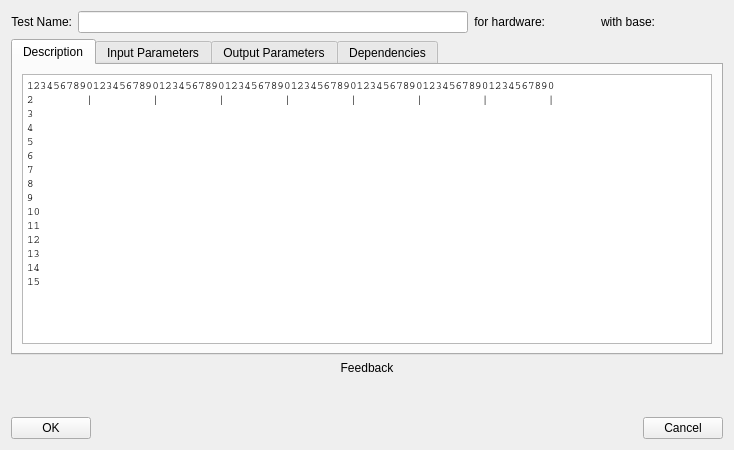
<?xml version="1.0" encoding="UTF-8"?>
<ui version="4.0">
 <class>NewTestWizard</class>
 <widget class="QDialog" name="NewTestWizard">
  <property name="geometry">
   <rect>
    <x>0</x>
    <y>0</y>
    <width>734</width>
    <height>450</height>
   </rect>
  </property>
  <property name="sizePolicy">
   <sizepolicy hsizetype="Minimum" vsizetype="Minimum">
    <horstretch>0</horstretch>
    <verstretch>0</verstretch>
   </sizepolicy>
  </property>
  <property name="minimumSize">
   <size>
    <width>734</width>
    <height>400</height>
   </size>
  </property>
  <property name="maximumSize">
   <size>
    <width>16777215</width>
    <height>16777215</height>
   </size>
  </property>
  <property name="windowTitle">
   <string>Dialog</string>
  </property>
  <layout class="QGridLayout" name="gridLayout_4">
   <item row="0" column="0">
    <layout class="QVBoxLayout" name="verticalLayout_2">
     <item>
      <layout class="QHBoxLayout" name="horizontalLayout">
       <item>
        <widget class="QLabel" name="label_3">
         <property name="text">
          <string>Test Name:</string>
         </property>
         <property name="alignment">
          <set>Qt::AlignRight|Qt::AlignTrailing|Qt::AlignVCenter</set>
         </property>
        </widget>
       </item>
       <item>
        <widget class="QLineEdit" name="TestName"/>
       </item>
       <item>
        <widget class="QLabel" name="label_6">
         <property name="text">
          <string>for hardware:</string>
         </property>
         <property name="alignment">
          <set>Qt::AlignRight|Qt::AlignTrailing|Qt::AlignVCenter</set>
         </property>
        </widget>
       </item>
       <item>
        <widget class="QLabel" name="ForHardwareSetup">
         <property name="minimumSize">
          <size>
           <width>44</width>
           <height>0</height>
          </size>
         </property>
         <property name="text">
          <string/>
         </property>
        </widget>
       </item>
       <item>
        <widget class="QLabel" name="label_7">
         <property name="text">
          <string>with base:</string>
         </property>
         <property name="alignment">
          <set>Qt::AlignRight|Qt::AlignTrailing|Qt::AlignVCenter</set>
         </property>
        </widget>
       </item>
       <item>
        <widget class="QLabel" name="WithBase">
         <property name="minimumSize">
          <size>
           <width>62</width>
           <height>0</height>
          </size>
         </property>
         <property name="text">
          <string/>
         </property>
        </widget>
       </item>
      </layout>
     </item>
     <item>
      <widget class="QTabWidget" name="testTabs">
       <property name="enabled">
        <bool>true</bool>
       </property>
       <property name="currentIndex">
        <number>0</number>
       </property>
       <widget class="QWidget" name="descriptionTab">
        <attribute name="title">
         <string>Description</string>
        </attribute>
        <layout class="QGridLayout" name="gridLayout">
         <item row="0" column="0">
          <widget class="QTextEdit" name="description">
           <property name="font">
            <font>
             <family>Courier</family>
            </font>
           </property>
           <property name="html">
            <string>&lt;!DOCTYPE HTML PUBLIC &quot;-//W3C//DTD HTML 4.0//EN&quot; &quot;http://www.w3.org/TR/REC-html40/strict.dtd&quot;&gt;
&lt;html&gt;&lt;head&gt;&lt;meta name=&quot;qrichtext&quot; content=&quot;1&quot; /&gt;&lt;style type=&quot;text/css&quot;&gt;
p, li { white-space: pre-wrap; }
&lt;/style&gt;&lt;/head&gt;&lt;body style=&quot; font-family:'Courier'; font-size:8.25pt; font-weight:400; font-style:normal;&quot;&gt;
&lt;p style=&quot; margin-top:0px; margin-bottom:0px; margin-left:0px; margin-right:0px; -qt-block-indent:0; text-indent:0px;&quot;&gt;12345678901234567890123456789012345678901234567890123456789012345678901234567890&lt;/p&gt;
&lt;p style=&quot; margin-top:0px; margin-bottom:0px; margin-left:0px; margin-right:0px; -qt-block-indent:0; text-indent:0px;&quot;&gt;2        |         |         |         |         |         |         |         |&lt;/p&gt;
&lt;p style=&quot; margin-top:0px; margin-bottom:0px; margin-left:0px; margin-right:0px; -qt-block-indent:0; text-indent:0px;&quot;&gt;3&lt;/p&gt;
&lt;p style=&quot; margin-top:0px; margin-bottom:0px; margin-left:0px; margin-right:0px; -qt-block-indent:0; text-indent:0px;&quot;&gt;4&lt;/p&gt;
&lt;p style=&quot; margin-top:0px; margin-bottom:0px; margin-left:0px; margin-right:0px; -qt-block-indent:0; text-indent:0px;&quot;&gt;5&lt;/p&gt;
&lt;p style=&quot; margin-top:0px; margin-bottom:0px; margin-left:0px; margin-right:0px; -qt-block-indent:0; text-indent:0px;&quot;&gt;6&lt;/p&gt;
&lt;p style=&quot; margin-top:0px; margin-bottom:0px; margin-left:0px; margin-right:0px; -qt-block-indent:0; text-indent:0px;&quot;&gt;7&lt;/p&gt;
&lt;p style=&quot; margin-top:0px; margin-bottom:0px; margin-left:0px; margin-right:0px; -qt-block-indent:0; text-indent:0px;&quot;&gt;8&lt;/p&gt;
&lt;p style=&quot; margin-top:0px; margin-bottom:0px; margin-left:0px; margin-right:0px; -qt-block-indent:0; text-indent:0px;&quot;&gt;9&lt;/p&gt;
&lt;p style=&quot; margin-top:0px; margin-bottom:0px; margin-left:0px; margin-right:0px; -qt-block-indent:0; text-indent:0px;&quot;&gt;10&lt;/p&gt;
&lt;p style=&quot; margin-top:0px; margin-bottom:0px; margin-left:0px; margin-right:0px; -qt-block-indent:0; text-indent:0px;&quot;&gt;11&lt;/p&gt;
&lt;p style=&quot; margin-top:0px; margin-bottom:0px; margin-left:0px; margin-right:0px; -qt-block-indent:0; text-indent:0px;&quot;&gt;12&lt;/p&gt;
&lt;p style=&quot; margin-top:0px; margin-bottom:0px; margin-left:0px; margin-right:0px; -qt-block-indent:0; text-indent:0px;&quot;&gt;13&lt;/p&gt;
&lt;p style=&quot; margin-top:0px; margin-bottom:0px; margin-left:0px; margin-right:0px; -qt-block-indent:0; text-indent:0px;&quot;&gt;14&lt;/p&gt;
&lt;p style=&quot; margin-top:0px; margin-bottom:0px; margin-left:0px; margin-right:0px; -qt-block-indent:0; text-indent:0px;&quot;&gt;15&lt;/p&gt;&lt;/body&gt;&lt;/html&gt;</string>
           </property>
          </widget>
         </item>
        </layout>
       </widget>
       <widget class="QWidget" name="inputParametersTab">
        <attribute name="title">
         <string>Input Parameters</string>
        </attribute>
        <layout class="QGridLayout" name="gridLayout_2">
         <item row="0" column="0">
          <layout class="QHBoxLayout" name="horizontalLayout_4">
           <item>
            <widget class="QTableView" name="inputParameterView"/>
           </item>
           <item>
            <layout class="QVBoxLayout" name="verticalLayout_3">
             <item>
              <widget class="QToolButton" name="inputParameterMoveUp">
               <property name="sizePolicy">
                <sizepolicy hsizetype="Fixed" vsizetype="Fixed">
                 <horstretch>0</horstretch>
                 <verstretch>0</verstretch>
                </sizepolicy>
               </property>
               <property name="minimumSize">
                <size>
                 <width>28</width>
                 <height>28</height>
                </size>
               </property>
               <property name="maximumSize">
                <size>
                 <width>28</width>
                 <height>28</height>
                </size>
               </property>
               <property name="text">
                <string>...</string>
               </property>
               <property name="iconSize">
                <size>
                 <width>26</width>
                 <height>26</height>
                </size>
               </property>
              </widget>
             </item>
             <item>
              <spacer name="verticalSpacer_4">
               <property name="orientation">
                <enum>Qt::Vertical</enum>
               </property>
               <property name="sizeHint" stdset="0">
                <size>
                 <width>25</width>
                 <height>13</height>
                </size>
               </property>
              </spacer>
             </item>
             <item>
              <widget class="QToolButton" name="inputParameterAdd">
               <property name="minimumSize">
                <size>
                 <width>28</width>
                 <height>28</height>
                </size>
               </property>
               <property name="maximumSize">
                <size>
                 <width>28</width>
                 <height>28</height>
                </size>
               </property>
               <property name="text">
                <string>...</string>
               </property>
               <property name="iconSize">
                <size>
                 <width>26</width>
                 <height>26</height>
                </size>
               </property>
              </widget>
             </item>
             <item>
              <spacer name="verticalSpacer_5">
               <property name="orientation">
                <enum>Qt::Vertical</enum>
               </property>
               <property name="sizeHint" stdset="0">
                <size>
                 <width>25</width>
                 <height>13</height>
                </size>
               </property>
              </spacer>
             </item>
             <item>
              <widget class="QToolButton" name="inputParameterUnselect">
               <property name="sizePolicy">
                <sizepolicy hsizetype="Fixed" vsizetype="Fixed">
                 <horstretch>0</horstretch>
                 <verstretch>0</verstretch>
                </sizepolicy>
               </property>
               <property name="minimumSize">
                <size>
                 <width>28</width>
                 <height>28</height>
                </size>
               </property>
               <property name="maximumSize">
                <size>
                 <width>28</width>
                 <height>28</height>
                </size>
               </property>
               <property name="text">
                <string>...</string>
               </property>
               <property name="iconSize">
                <size>
                 <width>26</width>
                 <height>26</height>
                </size>
               </property>
              </widget>
             </item>
             <item>
              <spacer name="verticalSpacer_8">
               <property name="orientation">
                <enum>Qt::Vertical</enum>
               </property>
               <property name="sizeHint" stdset="0">
                <size>
                 <width>25</width>
                 <height>13</height>
                </size>
               </property>
              </spacer>
             </item>
             <item>
              <widget class="QToolButton" name="inputParameterFormat">
               <property name="sizePolicy">
                <sizepolicy hsizetype="Fixed" vsizetype="Fixed">
                 <horstretch>0</horstretch>
                 <verstretch>0</verstretch>
                </sizepolicy>
               </property>
               <property name="minimumSize">
                <size>
                 <width>28</width>
                 <height>28</height>
                </size>
               </property>
               <property name="maximumSize">
                <size>
                 <width>28</width>
                 <height>28</height>
                </size>
               </property>
               <property name="text">
                <string>...</string>
               </property>
               <property name="iconSize">
                <size>
                 <width>26</width>
                 <height>26</height>
                </size>
               </property>
               <property name="autoExclusive">
                <bool>false</bool>
               </property>
               <property name="autoRaise">
                <bool>false</bool>
               </property>
              </widget>
             </item>
             <item>
              <spacer name="verticalSpacer_9">
               <property name="orientation">
                <enum>Qt::Vertical</enum>
               </property>
               <property name="sizeHint" stdset="0">
                <size>
                 <width>25</width>
                 <height>13</height>
                </size>
               </property>
              </spacer>
             </item>
             <item>
              <widget class="QToolButton" name="inputParameterDelete">
               <property name="minimumSize">
                <size>
                 <width>28</width>
                 <height>28</height>
                </size>
               </property>
               <property name="maximumSize">
                <size>
                 <width>28</width>
                 <height>28</height>
                </size>
               </property>
               <property name="text">
                <string>...</string>
               </property>
               <property name="iconSize">
                <size>
                 <width>26</width>
                 <height>26</height>
                </size>
               </property>
              </widget>
             </item>
             <item>
              <spacer name="verticalSpacer_6">
               <property name="orientation">
                <enum>Qt::Vertical</enum>
               </property>
               <property name="sizeHint" stdset="0">
                <size>
                 <width>25</width>
                 <height>13</height>
                </size>
               </property>
              </spacer>
             </item>
             <item>
              <widget class="QToolButton" name="inputParameterMoveDown">
               <property name="minimumSize">
                <size>
                 <width>28</width>
                 <height>28</height>
                </size>
               </property>
               <property name="maximumSize">
                <size>
                 <width>28</width>
                 <height>28</height>
                </size>
               </property>
               <property name="text">
                <string>...</string>
               </property>
               <property name="iconSize">
                <size>
                 <width>26</width>
                 <height>26</height>
                </size>
               </property>
              </widget>
             </item>
            </layout>
           </item>
          </layout>
         </item>
        </layout>
       </widget>
       <widget class="QWidget" name="outputParametersTab">
        <attribute name="title">
         <string>Output Parameters</string>
        </attribute>
        <layout class="QGridLayout" name="gridLayout_3">
         <item row="0" column="0">
          <layout class="QHBoxLayout" name="horizontalLayout_2">
           <item>
            <widget class="QTableView" name="outputParameterView"/>
           </item>
           <item>
            <layout class="QVBoxLayout" name="verticalLayout">
             <item>
              <widget class="QToolButton" name="outputParameterMoveUp">
               <property name="minimumSize">
                <size>
                 <width>28</width>
                 <height>28</height>
                </size>
               </property>
               <property name="maximumSize">
                <size>
                 <width>28</width>
                 <height>28</height>
                </size>
               </property>
               <property name="text">
                <string>...</string>
               </property>
               <property name="iconSize">
                <size>
                 <width>26</width>
                 <height>26</height>
                </size>
               </property>
              </widget>
             </item>
             <item>
              <spacer name="verticalSpacer_12">
               <property name="orientation">
                <enum>Qt::Vertical</enum>
               </property>
               <property name="sizeHint" stdset="0">
                <size>
                 <width>20</width>
                 <height>13</height>
                </size>
               </property>
              </spacer>
             </item>
             <item>
              <widget class="QToolButton" name="outputParameterAdd">
               <property name="minimumSize">
                <size>
                 <width>28</width>
                 <height>28</height>
                </size>
               </property>
               <property name="maximumSize">
                <size>
                 <width>28</width>
                 <height>28</height>
                </size>
               </property>
               <property name="text">
                <string>...</string>
               </property>
               <property name="iconSize">
                <size>
                 <width>26</width>
                 <height>26</height>
                </size>
               </property>
              </widget>
             </item>
             <item>
              <spacer name="verticalSpacer_13">
               <property name="orientation">
                <enum>Qt::Vertical</enum>
               </property>
               <property name="sizeHint" stdset="0">
                <size>
                 <width>20</width>
                 <height>13</height>
                </size>
               </property>
              </spacer>
             </item>
             <item>
              <widget class="QToolButton" name="outputParameterUnselect">
               <property name="minimumSize">
                <size>
                 <width>28</width>
                 <height>28</height>
                </size>
               </property>
               <property name="maximumSize">
                <size>
                 <width>28</width>
                 <height>28</height>
                </size>
               </property>
               <property name="text">
                <string>...</string>
               </property>
               <property name="iconSize">
                <size>
                 <width>26</width>
                 <height>26</height>
                </size>
               </property>
              </widget>
             </item>
             <item>
              <spacer name="verticalSpacer_10">
               <property name="orientation">
                <enum>Qt::Vertical</enum>
               </property>
               <property name="sizeHint" stdset="0">
                <size>
                 <width>20</width>
                 <height>13</height>
                </size>
               </property>
              </spacer>
             </item>
             <item>
              <widget class="QToolButton" name="outputParameterFormat">
               <property name="minimumSize">
                <size>
                 <width>28</width>
                 <height>28</height>
                </size>
               </property>
               <property name="maximumSize">
                <size>
                 <width>28</width>
                 <height>28</height>
                </size>
               </property>
               <property name="text">
                <string>...</string>
               </property>
               <property name="iconSize">
                <size>
                 <width>26</width>
                 <height>26</height>
                </size>
               </property>
              </widget>
             </item>
             <item>
              <spacer name="verticalSpacer_14">
               <property name="orientation">
                <enum>Qt::Vertical</enum>
               </property>
               <property name="sizeHint" stdset="0">
                <size>
                 <width>20</width>
                 <height>13</height>
                </size>
               </property>
              </spacer>
             </item>
             <item>
              <widget class="QToolButton" name="outputParameterDelete">
               <property name="minimumSize">
                <size>
                 <width>28</width>
                 <height>28</height>
                </size>
               </property>
               <property name="maximumSize">
                <size>
                 <width>28</width>
                 <height>28</height>
                </size>
               </property>
               <property name="text">
                <string>...</string>
               </property>
               <property name="iconSize">
                <size>
                 <width>26</width>
                 <height>26</height>
                </size>
               </property>
              </widget>
             </item>
             <item>
              <spacer name="verticalSpacer_15">
               <property name="orientation">
                <enum>Qt::Vertical</enum>
               </property>
               <property name="sizeHint" stdset="0">
                <size>
                 <width>20</width>
                 <height>13</height>
                </size>
               </property>
              </spacer>
             </item>
             <item>
              <widget class="QToolButton" name="outputParameterMoveDown">
               <property name="minimumSize">
                <size>
                 <width>28</width>
                 <height>28</height>
                </size>
               </property>
               <property name="maximumSize">
                <size>
                 <width>28</width>
                 <height>28</height>
                </size>
               </property>
               <property name="text">
                <string>...</string>
               </property>
               <property name="iconSize">
                <size>
                 <width>26</width>
                 <height>26</height>
                </size>
               </property>
              </widget>
             </item>
            </layout>
           </item>
          </layout>
         </item>
        </layout>
       </widget>
       <widget class="QWidget" name="dependenciesTab">
        <property name="enabled">
         <bool>true</bool>
        </property>
        <attribute name="title">
         <string>Dependencies</string>
        </attribute>
        <layout class="QGridLayout" name="gridLayout_5">
         <item row="0" column="0">
          <layout class="QVBoxLayout" name="verticalLayout_5">
           <item>
            <layout class="QHBoxLayout" name="horizontalLayout_6">
             <item>
              <widget class="QLabel" name="label">
               <property name="sizePolicy">
                <sizepolicy hsizetype="Preferred" vsizetype="Fixed">
                 <horstretch>0</horstretch>
                 <verstretch>0</verstretch>
                </sizepolicy>
               </property>
               <property name="minimumSize">
                <size>
                 <width>0</width>
                 <height>22</height>
                </size>
               </property>
               <property name="maximumSize">
                <size>
                 <width>16777215</width>
                 <height>22</height>
                </size>
               </property>
               <property name="text">
                <string>Available tests:</string>
               </property>
              </widget>
             </item>
             <item>
              <widget class="QLabel" name="label_4">
               <property name="sizePolicy">
                <sizepolicy hsizetype="Fixed" vsizetype="Fixed">
                 <horstretch>0</horstretch>
                 <verstretch>0</verstretch>
                </sizepolicy>
               </property>
               <property name="minimumSize">
                <size>
                 <width>28</width>
                 <height>24</height>
                </size>
               </property>
               <property name="maximumSize">
                <size>
                 <width>28</width>
                 <height>24</height>
                </size>
               </property>
               <property name="text">
                <string/>
               </property>
              </widget>
             </item>
             <item>
              <widget class="QLabel" name="label_2">
               <property name="sizePolicy">
                <sizepolicy hsizetype="Preferred" vsizetype="Fixed">
                 <horstretch>0</horstretch>
                 <verstretch>0</verstretch>
                </sizepolicy>
               </property>
               <property name="minimumSize">
                <size>
                 <width>0</width>
                 <height>22</height>
                </size>
               </property>
               <property name="maximumSize">
                <size>
                 <width>16777215</width>
                 <height>22</height>
                </size>
               </property>
               <property name="text">
                <string>Test dependencies:</string>
               </property>
              </widget>
             </item>
            </layout>
           </item>
           <item>
            <layout class="QHBoxLayout" name="horizontalLayout_5">
             <item>
              <widget class="QListView" name="listView_2"/>
             </item>
             <item>
              <layout class="QVBoxLayout" name="verticalLayout_4">
               <item>
                <spacer name="verticalSpacer_7">
                 <property name="orientation">
                  <enum>Qt::Vertical</enum>
                 </property>
                 <property name="sizeType">
                  <enum>QSizePolicy::Minimum</enum>
                 </property>
                 <property name="sizeHint" stdset="0">
                  <size>
                   <width>20</width>
                   <height>20</height>
                  </size>
                 </property>
                </spacer>
               </item>
               <item>
                <widget class="QToolButton" name="addDependency">
                 <property name="minimumSize">
                  <size>
                   <width>28</width>
                   <height>28</height>
                  </size>
                 </property>
                 <property name="maximumSize">
                  <size>
                   <width>28</width>
                   <height>28</height>
                  </size>
                 </property>
                 <property name="text">
                  <string>...</string>
                 </property>
                </widget>
               </item>
               <item>
                <spacer name="verticalSpacer_2">
                 <property name="orientation">
                  <enum>Qt::Vertical</enum>
                 </property>
                 <property name="sizeType">
                  <enum>QSizePolicy::Minimum</enum>
                 </property>
                 <property name="sizeHint" stdset="0">
                  <size>
                   <width>20</width>
                   <height>20</height>
                  </size>
                 </property>
                </spacer>
               </item>
               <item>
                <widget class="QToolButton" name="removeDependency">
                 <property name="minimumSize">
                  <size>
                   <width>28</width>
                   <height>28</height>
                  </size>
                 </property>
                 <property name="maximumSize">
                  <size>
                   <width>28</width>
                   <height>28</height>
                  </size>
                 </property>
                 <property name="text">
                  <string>...</string>
                 </property>
                </widget>
               </item>
               <item>
                <spacer name="verticalSpacer_3">
                 <property name="orientation">
                  <enum>Qt::Vertical</enum>
                 </property>
                 <property name="sizeType">
                  <enum>QSizePolicy::Minimum</enum>
                 </property>
                 <property name="sizeHint" stdset="0">
                  <size>
                   <width>20</width>
                   <height>20</height>
                  </size>
                 </property>
                </spacer>
               </item>
              </layout>
             </item>
             <item>
              <widget class="QListView" name="listView"/>
             </item>
            </layout>
           </item>
          </layout>
         </item>
        </layout>
       </widget>
      </widget>
     </item>
     <item>
      <widget class="QLabel" name="Feedback">
       <property name="minimumSize">
        <size>
         <width>600</width>
         <height>0</height>
        </size>
       </property>
       <property name="text">
        <string>Feedback</string>
       </property>
       <property name="alignment">
        <set>Qt::AlignCenter</set>
       </property>
      </widget>
     </item>
     <item>
      <widget class="QLabel" name="edit_feedback">
       <property name="minimumSize">
        <size>
         <width>0</width>
         <height>30</height>
        </size>
       </property>
       <property name="text">
        <string/>
       </property>
       <property name="alignment">
        <set>Qt::AlignCenter</set>
       </property>
      </widget>
     </item>
     <item>
      <layout class="QHBoxLayout" name="horizontalLayout_3">
       <item>
        <widget class="QPushButton" name="OKButton">
         <property name="text">
          <string>OK</string>
         </property>
         <property name="autoDefault">
          <bool>false</bool>
         </property>
        </widget>
       </item>
       <item>
        <spacer name="horizontalSpacer">
         <property name="orientation">
          <enum>Qt::Horizontal</enum>
         </property>
         <property name="sizeHint" stdset="0">
          <size>
           <width>40</width>
           <height>20</height>
          </size>
         </property>
        </spacer>
       </item>
       <item>
        <widget class="QPushButton" name="CancelButton">
         <property name="text">
          <string>Cancel</string>
         </property>
         <property name="autoDefault">
          <bool>false</bool>
         </property>
        </widget>
       </item>
      </layout>
     </item>
    </layout>
   </item>
  </layout>
 </widget>
 <resources/>
 <connections/>
</ui>
